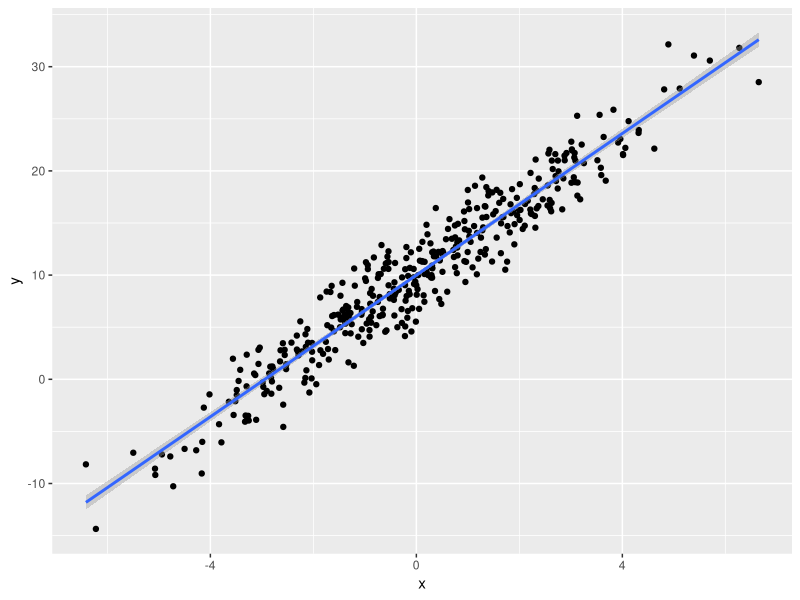
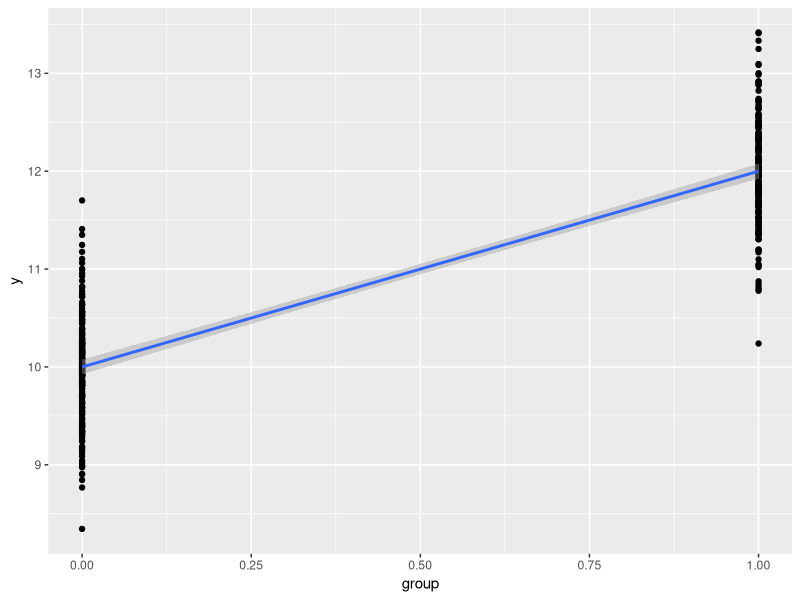
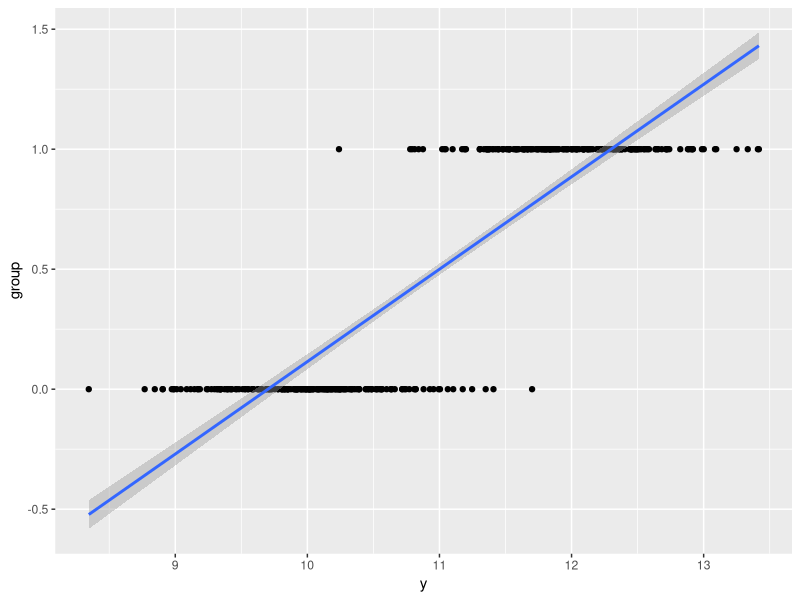
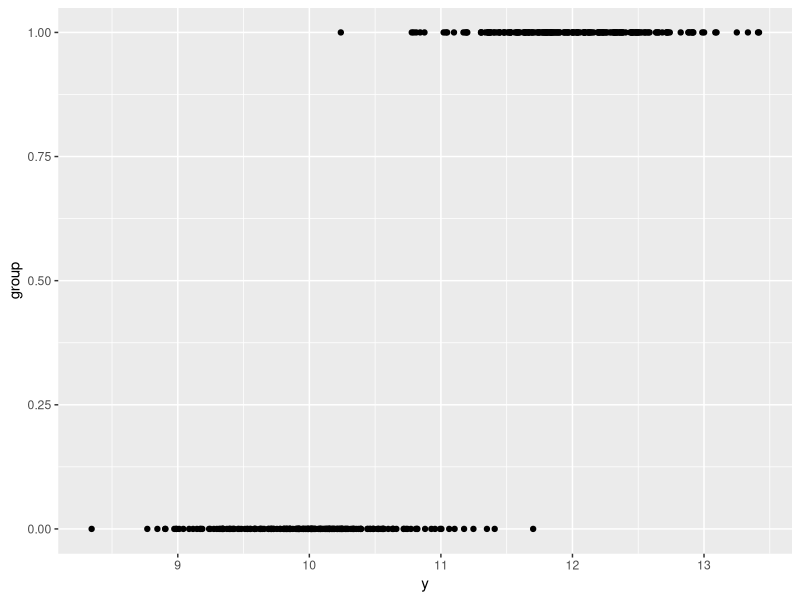
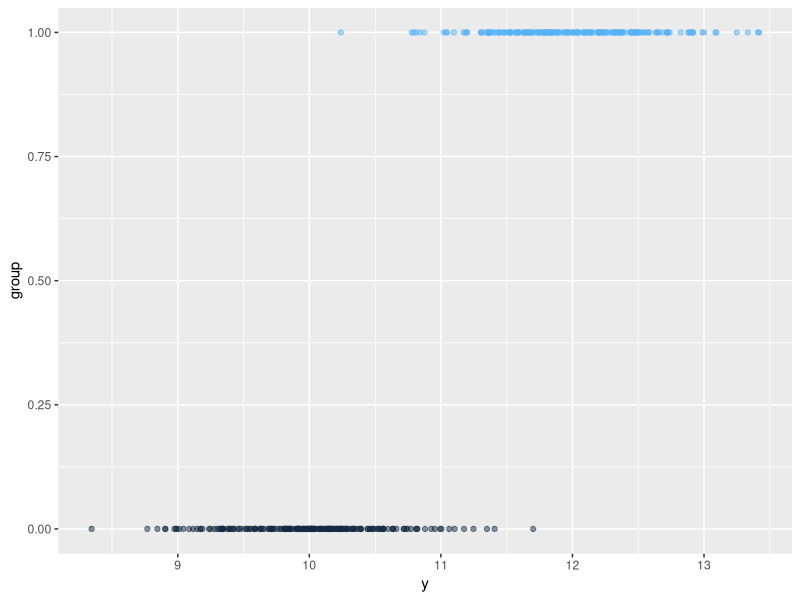
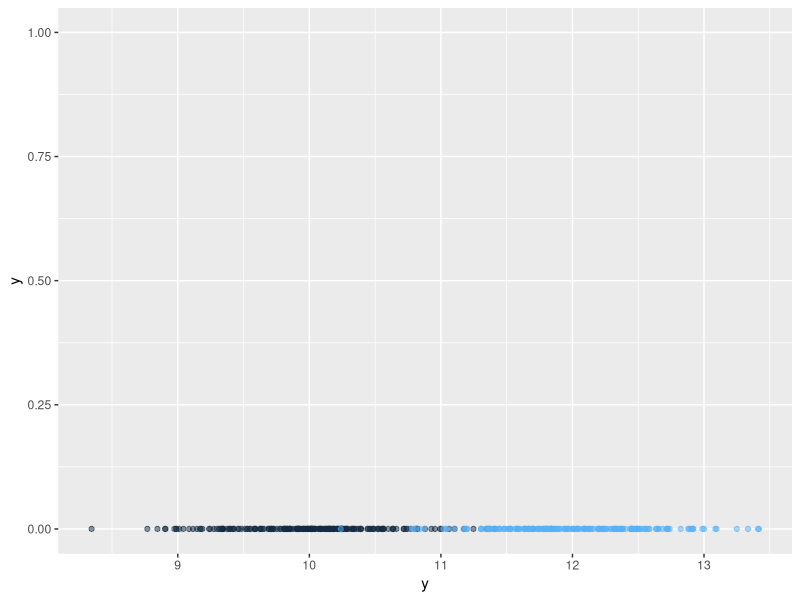
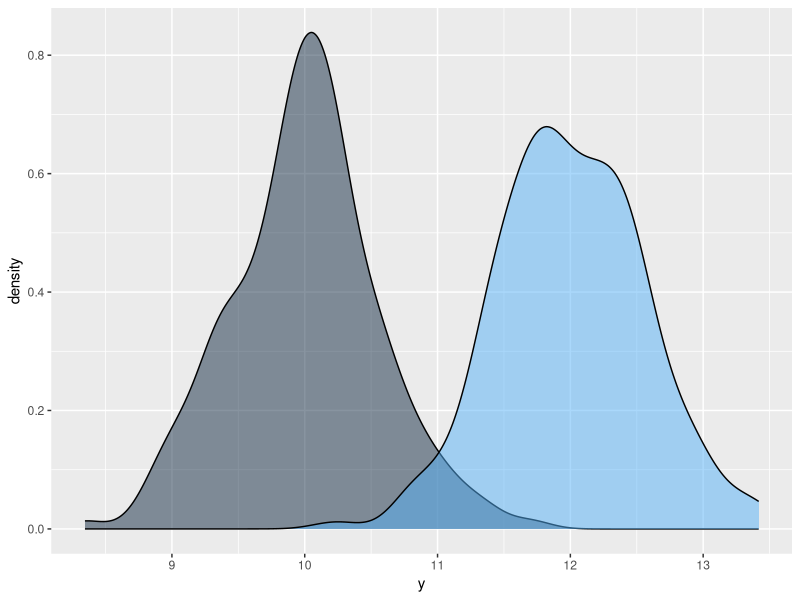
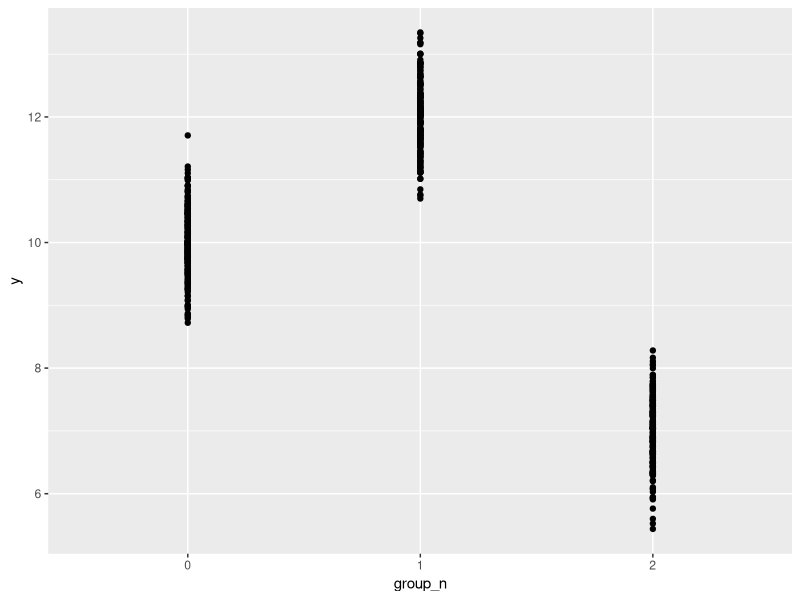

Source code (R) for these figures, in order:
## ---- chunk 1
library(tidyverse)
library(stats) # For linear models
library(MASS) # For random data generation with exact means 
library(knitr) # for nice tables

rm(list = ls())
## ---- chunk 2

# Parameters 
sample_size <- 400
intercept <- 10
slope <- 3.4
sd <- 5
mean <- 0

x <- mvrnorm(n = sample_size, mu = 0, Sigma = sd, empirical = TRUE) 
y <- intercept + slope*x + mvrnorm(n = sample_size, mu = 0, Sigma = sd, empirical = TRUE) 
df <- tibble(x = x, y = y)

lm <- summary(lm(formula = y ~ x, data = df))

## ---- chunk 3

ggplot(data = df, mapping = aes(x = x, y = y)) + 
  geom_point() + 
  stat_smooth(method = "lm")
## ---- chunk 4
# Parameters
group_size <- 200 
mean_g1 <- 10
mean_g2 <- 12
sd_g1 <- 0.3
sd_g2 <- 0.3

# Data generation
group_1 <- mvrnorm(n = group_size, mu = mean_g1, Sigma = sd_g1, empirical = TRUE)
group_2 <- mvrnorm(n = group_size, mu = mean_g2, Sigma = sd_g2, empirical = TRUE)
data <- c(group_1, group_2)

# Data frame
df <- tibble(group = rep(c(0, 1), each = group_size),
             y = data)

# Linear model and t.test function 
t.test(formula = y ~ group, data = df)
t_test <- summary(lm(formula = y ~ 1 + group, data = df)) # The '1' is a way of writing 1*B0 or 1*intercept, which in this case is 1*10. 

# Output
t_test

knitr::kable(coefficients(t_test), digits=3)

## ---- chunk 5

# Step 1 - standard graph
ggplot(data = df, mapping = aes(x =group, y = y)) + 
  geom_point() + 
  stat_smooth(method = "lm")

# Step 2 - change axes 
ggplot(data = df, mapping = aes(x = y, y =group)) + 
  geom_point() + 
  stat_smooth(method = "lm")

# Step 3 - remove regression line 
ggplot(data = df, mapping = aes(x = y, y =group)) + 
  geom_point() 

# Step 4 - change colours 
ggplot(data = df, mapping = aes(x = y, y =group, color =group)) + 
  geom_point(alpha = 0.5) + 
  theme(legend.position = "none")

# Step 5 - move dots from second graph to the x axis 
ggplot(data = df, mapping = aes(x = y, y = 0, color =group)) + 
  geom_point(alpha = 0.5) + 
  ylim(0, 1) + 
  theme(legend.position = "none")

# Step 6 - turn into density plots for easier viewing (how t-tests are usually displayed)
ggplot(data = df, aes(x = y, group =group, fill =group)) + 
  geom_density(alpha = 0.5) + 
  theme(legend.position = "none")

## ---- chunk 6
# Parameters
group_size <- 200 
mean_g1 <- 10
mean_g2 <- 12
mean_g3 <- 7
sd_g1 <- 0.3
sd_g2 <- 0.3
sd_g3 <- 0.3 

# Data generation
group_1 <- mvrnorm(n = group_size, mu = mean_g1, Sigma = sd_g1, empirical = TRUE)
group_2 <- mvrnorm(n = group_size, mu = mean_g2, Sigma = sd_g2, empirical = TRUE)
group_3 <- mvrnorm(n = group_size, mu = mean_g3, Sigma = sd_g3, empirical = TRUE)
data <- c(group_1, group_2, group_3)

# Data frame
df <- tibble(group_label = rep(c("group_1", "group_2", "group_3"), each = group_size),
             group_n = as_factor(rep(c(0, 1, 2), each = group_size)),
             group_2 = rep(c(0,1,0), each = group_size), 
             group_3 = rep(c(0,0,1), each = group_size),
             y = data)

# Linear model and anova function 
summary(aov(y ~ group_label, data = df))

anova <- summary(lm(formula = y ~ 1 + group_2 + group_3, data = df))

# Output
anova

knitr::kable(coefficients(anova), digits=3)

## ---- chunk 7

# Step 1 - standard graph
ggplot(data = df, mapping = aes(x = group_n, y = y)) + 
  geom_point() 

# Step 2 - change axes 
ggplot(data = df, mapping = aes(x = y, y = group_n)) + 
  geom_point() 

# Step 3 - remove regression line 
ggplot(data = df, mapping = aes(x = y, y = group_n)) + 
  geom_point() 

# Step 4 - change colours 
ggplot(data = df, mapping = aes(x = y, y = group_n, color = group_n)) + 
  geom_point(alpha = 0.5) + 
  theme(legend.position = "none")

# Step 5 - move dots from second graph to the x axis 
ggplot(data = df, mapping = aes(x = y, y = 0, color = group_n)) + 
  geom_point(alpha = 0.5) + 
  ylim(0, 1) + 
  theme(legend.position = "none")

# Step 6 - turn into density plots for easier viewing (how t-tests are usually displayed)
ggplot(data = df, aes(x = y, group = group_label, fill = group_label)) + 
  geom_density(alpha = 0.5) 

## ---- chunk 8
# Parameters
group_size <- 200 
mean_g1 <- 10
mean_g2 <- 12
mean_g3 <- 7
sd_g1 <- 0.3
sd_g2 <- 0.3
sd_g3 <- 0.3 
n_groups <- 3

# Data generation
group_1 <- mvrnorm(n = group_size, mu = mean_g1, Sigma = sd_g1, empirical = TRUE)
group_2 <- mvrnorm(n = group_size, mu = mean_g2, Sigma = sd_g2, empirical = TRUE)
group_3 <- mvrnorm(n = group_size, mu = mean_g3, Sigma = sd_g3, empirical = TRUE)
data <- c(group_1, group_2, group_3)
continuous <-data + mvrnorm(n = group_size*n_groups, mu = 0, Sigma = 2, empirical = TRUE)

# Data frame
df <- tibble(group_label = rep(c("group_1", "group_2", "group_3"), each = group_size),
             group_n = as_factor(rep(c(0, 1, 2), each = group_size)),
             group_2 = rep(c(0,1,0), each = group_size), 
             group_3 = rep(c(0,0,1), each = group_size),
             y = data,
             x = continuous)
## ---- chunk 9

ggplot(data = df, mapping = aes(x = x, y = y)) + 
  geom_point() 

